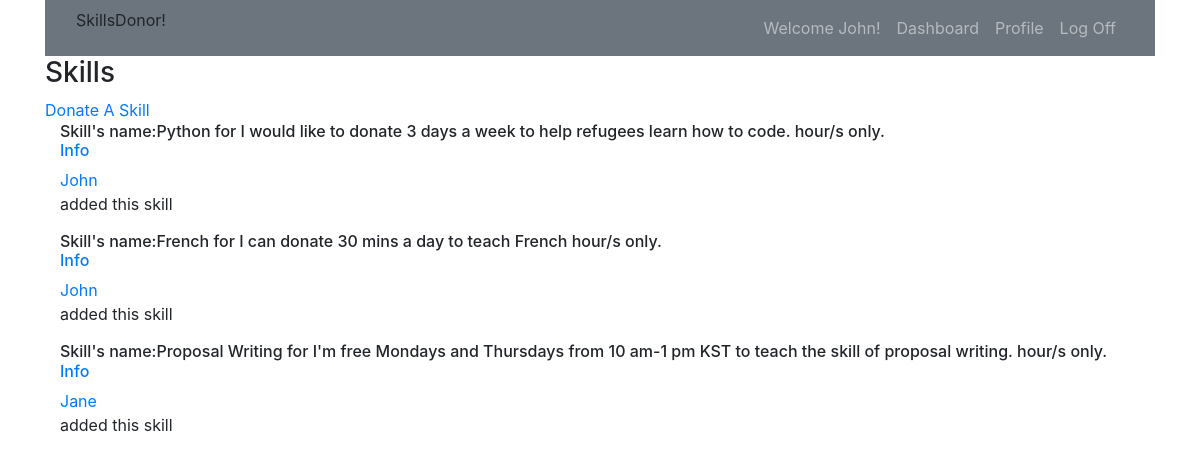
/dashboard (signed in), run on the app's committed database.
### skills_app/models.py (models this page shows)
class User(models.Model):
    first_name = models.CharField(max_length=12)
    last_name = models.CharField(max_length= 14)
    email = models.CharField(max_length=55)
    password = models.CharField(max_length=20)
    confirmpw = models.CharField(max_length = 20)
    bio= models.TextField()
    profile_img= models.ImageField(upload_to="images", null=True)
    created_at = models.DateTimeField(auto_now_add=True)
    updated_at = models.DateTimeField(auto_now= True)
    objects = UserManager()

class Skill(models.Model):
    posted_by = models.ForeignKey(User, related_name = "user_skills", on_delete=models.CASCADE, null=True, blank = True)
    location = models.CharField(max_length=14)
    skill= models.TextField()
    profession= models.CharField(max_length=20)
    time= models.CharField(max_length=10)
    objects = SkillManager()

### skills_app/views.py (the view)
# urls.py: path('dashboard', views.dashboard),
def dashboard(request):
    if 'user_id' not in request.session:
        return redirect('/')
    user = User.objects.get(id = request.session['user_id'])
    context = {
        'user': user,
        'skills': Skill.objects.all(),
    }
    return render(request, "dashboard.html",context)

### skills_app/templates/dashboard.html (shortened to what this page needs)
<!DOCTYPE html>
<html lang="en">
<head>
    <link rel="stylesheet" href="https://maxcdn.bootstrapcdn.com/bootstrap/4.0.0/css/bootstrap.min.css"
>
</head>
<body>
<div class="container mx-auto">
    <nav class="navbar navbar-expand-sm bg-secondary navbar-dark">
        <div class="col-sm-4 col-md-4">
            <p>SkillsDonor!</p>
        </div>
    <div class="col">
        <ul class="navbar-nav float-sm-right">
            <li class="nav-item">
                <a class="nav-link" href="#"> Welcome {{ user.first_name }}!</a>
            </li>
            <li class="nav-item">
                <a class="nav-link" href="/dashboard">Dashboard</a>
            </li>
            <li class="nav-item">
                <a class="nav-link" href="/user/{{user.id}}">Profile</a>
            </li>
            <li class="nav-item">
                <a class="nav-link" href="/logout">Log Off</a>
            </li>
        </ul>
    </div>
    </nav>
    <h3>Skills</h3>
    <a href="/skill_form">Donate A Skill</a>
    {% for skill in skills %}
    <div class="container-fluid">
        <h6>Skill's name:{{skill.skill}} for {{skill.time}} hour/s only.<br><a href="/skill/{{skill.id}}">Info</a>  </h6>
            <a href="/user/{{skill.posted_by.id}}">{{skill.posted_by.first_name}}</a><p>added this skill</p>
    </div>
    {% endfor %}
</div>
</body>
</html>

### data on the page
User: first_name "John"
Skill: skill "Python", time "I would like to donate 3 days a week to help refugees learn how to code.", posted_by.first_name "John"
Skill: skill "French", time "I can donate 30 mins a day to teach French", posted_by.first_name "John"
Skill: skill "Proposal Writing", time "I'm free Mondays and Thursdays from 10 am-1 pm KST to teach the skill of proposal writing.", posted_by.first_name "Jane"
